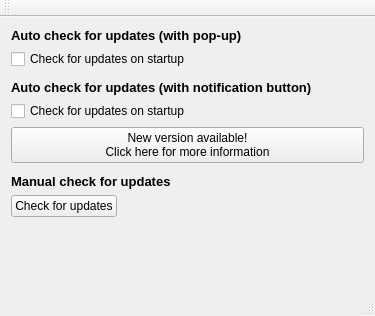
<?xml version="1.0" encoding="UTF-8"?>
<ui version="4.0">
 <class>MainWindow</class>
 <widget class="QMainWindow" name="MainWindow">
  <property name="geometry">
   <rect>
    <x>0</x>
    <y>0</y>
    <width>375</width>
    <height>316</height>
   </rect>
  </property>
  <property name="windowTitle">
   <string>UpdateCheckerGUI</string>
  </property>
  <widget class="QWidget" name="centralWidget">
   <layout class="QVBoxLayout" name="verticalLayout_2">
    <item>
     <widget class="QLabel" name="autoCheckForUpdatesLabel">
      <property name="font">
       <font>
        <pointsize>10</pointsize>
        <weight>75</weight>
        <bold>true</bold>
       </font>
      </property>
      <property name="text">
       <string>Auto check for updates (with pop-up)</string>
      </property>
     </widget>
    </item>
    <item>
     <widget class="QCheckBox" name="checkForUpdatesOnStartupCheckBox">
      <property name="text">
       <string>Check for updates on startup</string>
      </property>
     </widget>
    </item>
    <item>
     <spacer name="verticalSpacer_2">
      <property name="orientation">
       <enum>Qt::Vertical</enum>
      </property>
      <property name="sizeType">
       <enum>QSizePolicy::Fixed</enum>
      </property>
      <property name="sizeHint" stdset="0">
       <size>
        <width>20</width>
        <height>5</height>
       </size>
      </property>
     </spacer>
    </item>
    <item>
     <widget class="QLabel" name="autoCheckForUpdatesLabel_2">
      <property name="font">
       <font>
        <pointsize>10</pointsize>
        <weight>75</weight>
        <bold>true</bold>
       </font>
      </property>
      <property name="text">
       <string>Auto check for updates (with notification button)</string>
      </property>
     </widget>
    </item>
    <item>
     <widget class="QCheckBox" name="checkForUpdatesOnStartupCheckBoxWithNotification">
      <property name="text">
       <string>Check for updates on startup</string>
      </property>
     </widget>
    </item>
    <item>
     <widget class="QPushButton" name="newVersionAvailablePushButton">
      <property name="text">
       <string>New version available!
Click here for more information</string>
      </property>
     </widget>
    </item>
    <item>
     <spacer name="verticalSpacer_3">
      <property name="orientation">
       <enum>Qt::Vertical</enum>
      </property>
      <property name="sizeType">
       <enum>QSizePolicy::Fixed</enum>
      </property>
      <property name="sizeHint" stdset="0">
       <size>
        <width>20</width>
        <height>5</height>
       </size>
      </property>
     </spacer>
    </item>
    <item>
     <widget class="QLabel" name="manualCheckForUpdatesLabel">
      <property name="font">
       <font>
        <pointsize>10</pointsize>
        <weight>75</weight>
        <bold>true</bold>
       </font>
      </property>
      <property name="text">
       <string>Manual check for updates</string>
      </property>
     </widget>
    </item>
    <item>
     <layout class="QHBoxLayout" name="horizontalLayout">
      <item>
       <widget class="QPushButton" name="checkForUpdatesPushButton">
        <property name="text">
         <string>Check for updates</string>
        </property>
       </widget>
      </item>
      <item>
       <spacer name="horizontalSpacer">
        <property name="orientation">
         <enum>Qt::Horizontal</enum>
        </property>
        <property name="sizeHint" stdset="0">
         <size>
          <width>40</width>
          <height>20</height>
         </size>
        </property>
       </spacer>
      </item>
     </layout>
    </item>
    <item>
     <spacer name="verticalSpacer">
      <property name="orientation">
       <enum>Qt::Vertical</enum>
      </property>
      <property name="sizeHint" stdset="0">
       <size>
        <width>20</width>
        <height>40</height>
       </size>
      </property>
     </spacer>
    </item>
   </layout>
  </widget>
  <widget class="QMenuBar" name="menuBar">
   <property name="geometry">
    <rect>
     <x>0</x>
     <y>0</y>
     <width>375</width>
     <height>21</height>
    </rect>
   </property>
  </widget>
  <widget class="QToolBar" name="mainToolBar">
   <attribute name="toolBarArea">
    <enum>TopToolBarArea</enum>
   </attribute>
   <attribute name="toolBarBreak">
    <bool>false</bool>
   </attribute>
  </widget>
  <widget class="QStatusBar" name="statusBar"/>
 </widget>
 <layoutdefault spacing="6" margin="11"/>
 <resources/>
 <connections/>
</ui>
